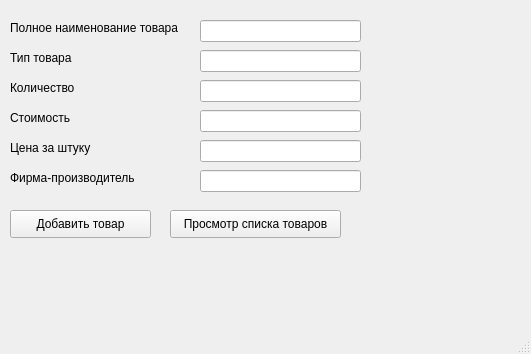
<?xml version="1.0" encoding="UTF-8"?>
<ui version="4.0">
 <class>MainWindow</class>
 <widget class="QMainWindow" name="MainWindow">
  <property name="geometry">
   <rect>
    <x>0</x>
    <y>0</y>
    <width>531</width>
    <height>354</height>
   </rect>
  </property>
  <property name="windowTitle">
   <string>Магазин канцелярских товаров</string>
  </property>
  <widget class="QWidget" name="centralwidget">
   <widget class="QLineEdit" name="goodFullName">
    <property name="geometry">
     <rect>
      <x>200</x>
      <y>20</y>
      <width>161</width>
      <height>22</height>
     </rect>
    </property>
   </widget>
   <widget class="QLineEdit" name="goodType">
    <property name="geometry">
     <rect>
      <x>200</x>
      <y>50</y>
      <width>161</width>
      <height>22</height>
     </rect>
    </property>
   </widget>
   <widget class="QLineEdit" name="goodCount">
    <property name="geometry">
     <rect>
      <x>200</x>
      <y>80</y>
      <width>161</width>
      <height>22</height>
     </rect>
    </property>
   </widget>
   <widget class="QLabel" name="nameLabel">
    <property name="geometry">
     <rect>
      <x>10</x>
      <y>20</y>
      <width>191</width>
      <height>16</height>
     </rect>
    </property>
    <property name="text">
     <string>Полное наименование товара</string>
    </property>
   </widget>
   <widget class="QLabel" name="typeLabel">
    <property name="geometry">
     <rect>
      <x>10</x>
      <y>50</y>
      <width>81</width>
      <height>16</height>
     </rect>
    </property>
    <property name="text">
     <string>Тип товара</string>
    </property>
   </widget>
   <widget class="QLabel" name="countLabel">
    <property name="geometry">
     <rect>
      <x>10</x>
      <y>80</y>
      <width>81</width>
      <height>16</height>
     </rect>
    </property>
    <property name="text">
     <string>Количество</string>
    </property>
   </widget>
   <widget class="QLabel" name="costLabel">
    <property name="geometry">
     <rect>
      <x>10</x>
      <y>110</y>
      <width>91</width>
      <height>16</height>
     </rect>
    </property>
    <property name="text">
     <string>Стоимость</string>
    </property>
   </widget>
   <widget class="QLabel" name="priceLabel">
    <property name="geometry">
     <rect>
      <x>10</x>
      <y>140</y>
      <width>101</width>
      <height>16</height>
     </rect>
    </property>
    <property name="text">
     <string>Цена за штуку</string>
    </property>
   </widget>
   <widget class="QLabel" name="manufacturerLabel">
    <property name="geometry">
     <rect>
      <x>10</x>
      <y>170</y>
      <width>151</width>
      <height>16</height>
     </rect>
    </property>
    <property name="text">
     <string>Фирма-производитель</string>
    </property>
   </widget>
   <widget class="QLineEdit" name="goodCost">
    <property name="geometry">
     <rect>
      <x>200</x>
      <y>110</y>
      <width>161</width>
      <height>22</height>
     </rect>
    </property>
   </widget>
   <widget class="QLineEdit" name="goodPrice">
    <property name="geometry">
     <rect>
      <x>200</x>
      <y>140</y>
      <width>161</width>
      <height>22</height>
     </rect>
    </property>
   </widget>
   <widget class="QLineEdit" name="goodManufacturer">
    <property name="geometry">
     <rect>
      <x>200</x>
      <y>170</y>
      <width>161</width>
      <height>22</height>
     </rect>
    </property>
   </widget>
   <widget class="QPushButton" name="pushButton">
    <property name="geometry">
     <rect>
      <x>10</x>
      <y>210</y>
      <width>141</width>
      <height>28</height>
     </rect>
    </property>
    <property name="text">
     <string>Добавить товар</string>
    </property>
   </widget>
   <widget class="QPushButton" name="pushButton_2">
    <property name="geometry">
     <rect>
      <x>170</x>
      <y>210</y>
      <width>171</width>
      <height>28</height>
     </rect>
    </property>
    <property name="text">
     <string>Просмотр списка товаров</string>
    </property>
   </widget>
  </widget>
  <widget class="QMenuBar" name="menubar">
   <property name="geometry">
    <rect>
     <x>0</x>
     <y>0</y>
     <width>531</width>
     <height>26</height>
    </rect>
   </property>
  </widget>
  <widget class="QStatusBar" name="statusbar"/>
 </widget>
 <resources/>
 <connections/>
</ui>
